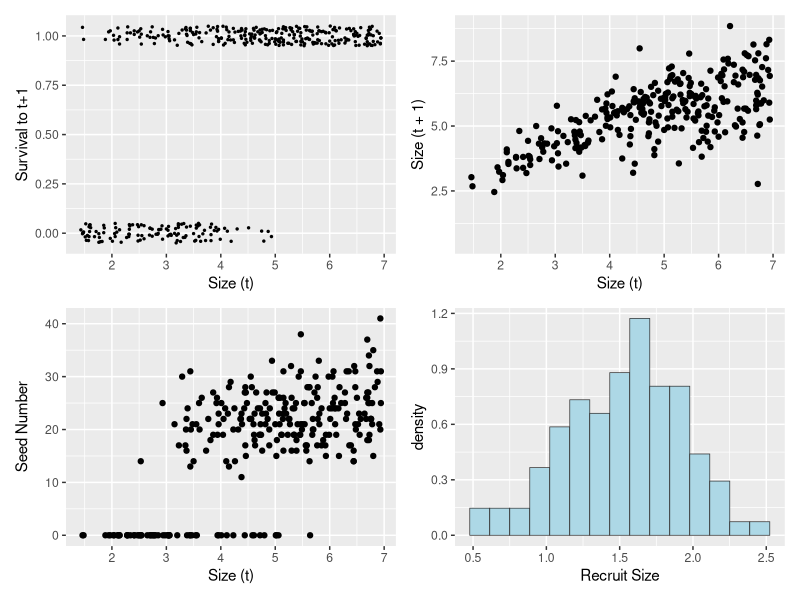
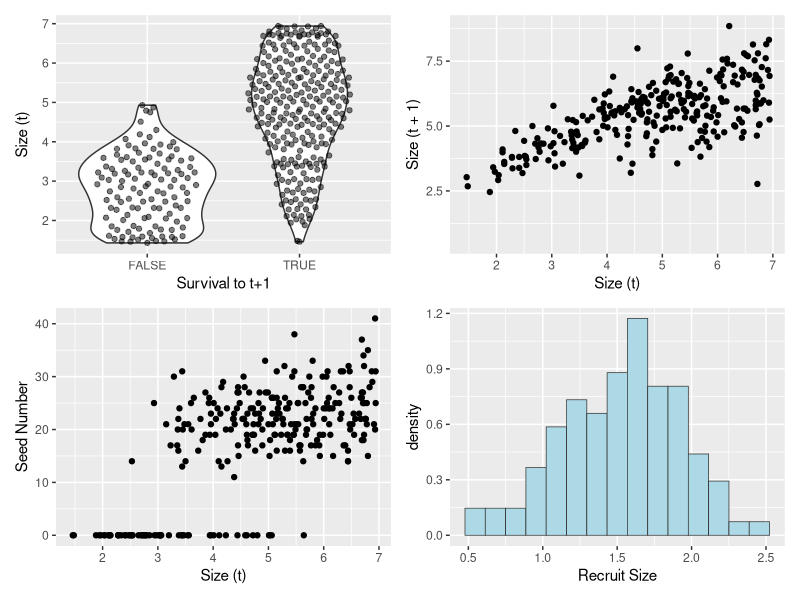
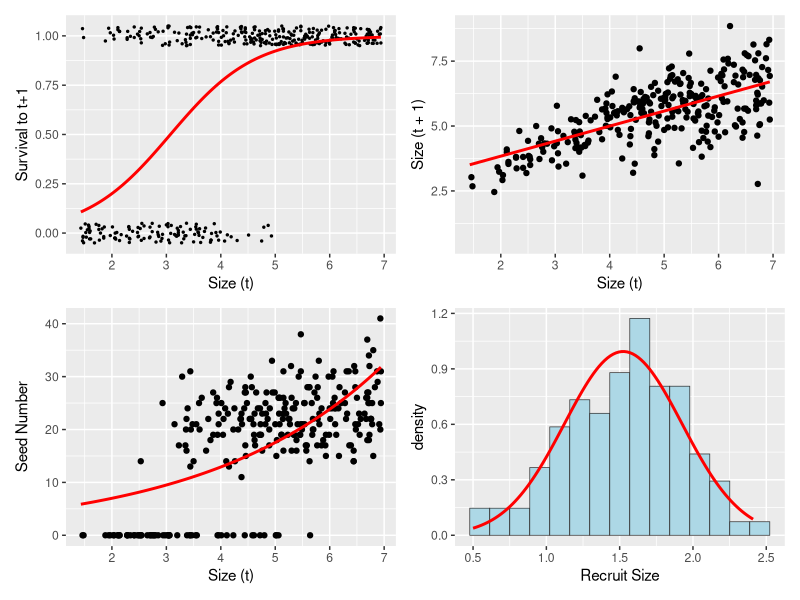
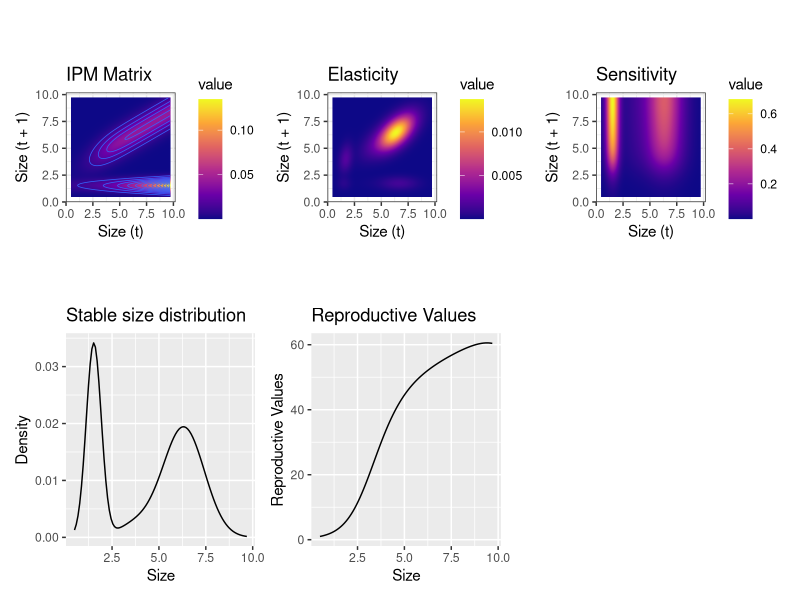
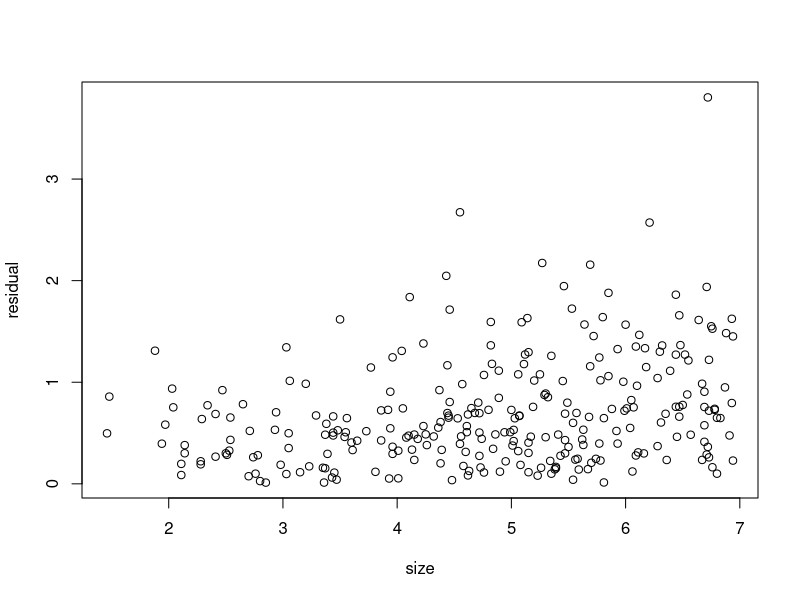
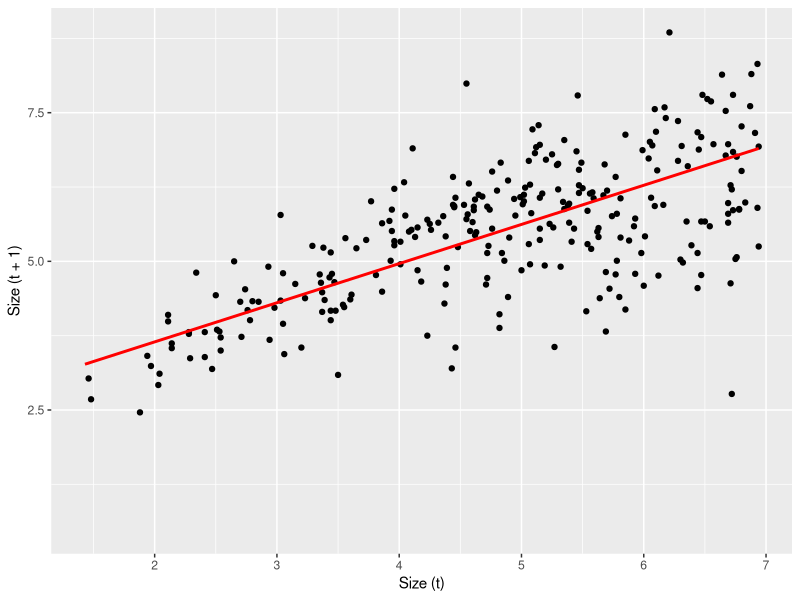
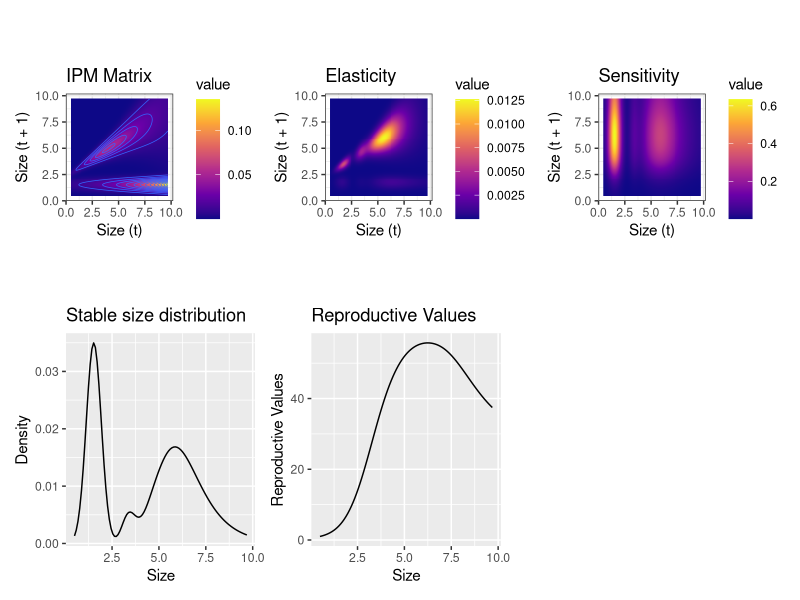
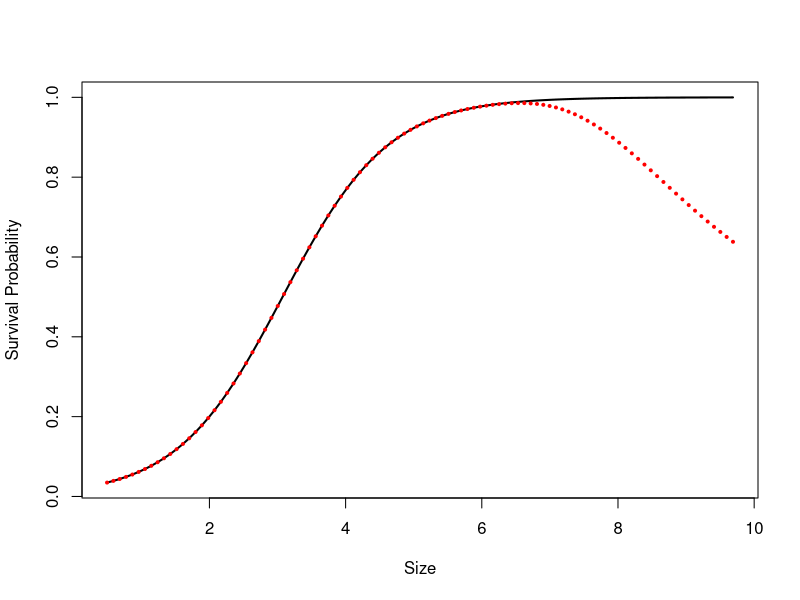

The R source for these figures, in order:
## ---- chunk 1
knitr::opts_chunk$set(echo = TRUE)
## ---- chunk 2
library(tidyverse)
library(patchwork)
library(GGally)
library(ggbeeswarm)
library(magrittr)
library(nlme)
## ---- chunk 3
d <- read.csv("../input/Intro_to_IPMs_Exercises_Data.csv")
head(d)
tail(d)
## ---- chunk 4

p1 <- d %>%  filter(!is.na(surv)) %>%
  ggplot(aes(x=size, y = surv)) +
  geom_point(position=position_jitter(width=0, height = .05), size = .5) +
  labs(y = "Survival to t+1", x = "Size (t)")

p1.alt <- d %>% 
  filter(!is.na(surv)) %>%
  ggplot(aes(as.logical(surv), size)) +
  geom_violin() +
  geom_quasirandom(bandwidth = 1, width = .35, alpha=.5) +
  labs(x = "Survival to t+1", y = "Size (t)")

p2 <- d %>%
  ggplot(aes(x=size, y=sizeNext)) +
  geom_point() +
  labs(x = "Size (t)", y = "Size (t + 1)")

p3 <- d %>%
  ggplot(aes(x=size, y = fec.seed)) +
  geom_point() +
  labs(x = "Size (t)", y = "Seed Number")

p4 <- d %>%
  filter(is.na(size)) %>%
  ggplot(aes(x=sizeNext)) +
  geom_histogram(aes(y=after_stat(density)), bins=15, fill = "lightblue", color="grey20", lwd=.25) + 
  xlab("Recruit Size")

(p1 + p2) / (p3 + p4)

(p1.alt + p2) / (p3 + p4)

## ---- chunk 5
params=data.frame(
  surv.int=NA, # Intercept from logistic regression of survival
  surv.slope=NA, # Slope from logistic regression of survival
  growth.int=NA, # Intercept from linear regression of growth
  growth.slope=NA, # Slope from linear regression of growth
  growth.sd=NA, # Residual sd from the linear regression of growth
  seed.int=NA, # Intercept from Poisson regression of seed number
  seed.slope=NA, # Slope from Poisson regression of seed number
  recruit.size.mean=NA, # Mean recruit size
  recruit.size.sd=NA, # Standard deviation of recruit size
  establishment.prob=NA # Probability of establishment
)
## ---- chunk 6
surv.reg=glm(surv~size,data=d,family=binomial())
summary(surv.reg)

params$surv.int=coefficients(surv.reg)[1]
params$surv.slope=coefficients(surv.reg)[2]
## ---- chunk 7
growth.reg=lm(sizeNext~size,data=d)
summary(growth.reg)

params$growth.int=coefficients(growth.reg)[1]
params$growth.slope=coefficients(growth.reg)[2]
params$growth.sd=sd(resid(growth.reg))
## ---- chunk 8
seed.reg=glm(fec.seed~size,data=d,family=poisson())
summary(seed.reg)
params$seed.int=coefficients(seed.reg)[1]
params$seed.slope=coefficients(seed.reg)[2]
## ---- chunk 9
params$recruit.size.mean=mean(d$sizeNext[is.na(d$size)])
params$recruit.size.sd=sd(d$sizeNext[is.na(d$size)])
## ---- chunk 10
params$establishment.prob=sum(is.na(d$size))/sum(d$fec.seed,na.rm=TRUE)
## ---- chunk 11
p1.fit <- p1 + geom_function(fun = ~ predict(surv.reg,
                                             data.frame(size=.x), 
                                             type = "response"),
                             color = "red", lwd=1)

p2.fit <- p2  + geom_function(fun = ~ predict(growth.reg,
                                              data.frame(size=.x)),
                              color = "red", lwd = 1)

p3.fit <- p3 + geom_function(fun = ~ predict(seed.reg,
                                             data.frame(size=.x),
                                             type="response"),
                             color = "red",lwd=1)

p4.fit <- p4 + geom_function(fun = ~ dnorm(.x,params$recruit.size.mean,params$recruit.size.sd),
                             color = "red", lwd=1)

(p1.fit + p2.fit) / (p3.fit + p4.fit)

## ---- chunk 12
# 1. survival probability function
## JM.  I think this is the inverse logit function
s.x=function(x,params) {
  u=exp(params$surv.int+params$surv.slope*x)
  return(u/(1+u))
}

# 2. growth function
## JM.  return a probablity distribution of new sizes at t+1 (xp) at a given size x.  
g.yx=function(xp,x,params) {
  dnorm(xp,mean=params$growth.int+params$growth.slope*x,sd=params$growth.sd)
}

# 3. reproduction function
f.yx=function(xp,x,params) {
  params$establishment.prob*
    dnorm(xp,mean=params$recruit.size.mean,sd=params$recruit.size.sd)*
    exp(params$seed.int+params$seed.slope*x) # why exp()?
}
## ---- chunk 13
# the sizes we are integrating over
min.size=.9*min(c(d$size,d$sizeNext),na.rm=T)
max.size=1.1*max(c(d$size,d$sizeNext),na.rm=T)

n=100 # number of cells in the matrix

b=min.size+c(0:n)*(max.size-min.size)/n # boundary points
y=0.5*(b[1:n]+b[2:(n+1)]) # mesh points
h=y[2]-y[1] # step size
## ---- chunk 14
x.test <- 1:5 %>% set_names(1:5)
y.test <- 11:15 %>% set_names(11:15)
outer(x.test, y.test, FUN = `+`)
## ---- chunk 15
G=h*outer(y,y,g.yx,params=params) # growth matrix
# OK for each value of y,y evaluate the growth function g.yx using params
# If I understand this correctly, the rows are x(t) and the columns are x(t+1)

S=s.x(y,params=params) # survival
F=h*outer(y,y,f.yx,params=params) # reproduction matrix
P=G # placeholder; redefine P on the next line
for(i in 1:n) P[,i]=G[,i]*S[i] # growth/survival matrix
K=P+F # full matrix
## ---- chunk 16
(lam <- Re(eigen(K)$values[1])) #dominant eigen value, lam = asympototic growth rate

w.eigen <- Re(eigen(K)$vectors[,1]) # right eigen vector, stable stage (e.g. size) distribution
stable.dist <- w.eigen/sum(w.eigen) # normalized it

v.eigen <- Re(eigen(t(K))$vectors[,1]) # left eigen vector, stable reproductive value
repro.val <- v.eigen/v.eigen[1] #I don't understand this normalization

# The eigen-things can be combined to obtain the sensitivity and elasticity matrices.
v.dot.w=sum(stable.dist*repro.val)*h
sens=outer(repro.val,stable.dist)/v.dot.w
elas=matrix(as.vector(sens)*as.vector(K)/lam,nrow=n)
## ---- chunk 17

pl11 <- K %>% as_tibble() %>%
  set_colnames(y) %>% 
  mutate(size.t1=y) %>%
  pivot_longer(-size.t1, names_to = "size.t", names_transform = as.numeric) %>%
  ggplot(aes(x=size.t, y = size.t1)) +
  geom_raster(aes(fill = value)) +
  geom_contour(aes(z = value),lwd=.25) +
  scale_fill_viridis_c(option = "plasma") +
  labs(x = "Size (t)", y = "Size (t + 1)", title = "IPM Matrix") +
  coord_equal() +
  theme_bw()

pl12 <- tibble(Size = y, Density = stable.dist) %>% 
  ggplot(aes(x=Size, y = Density)) +
  geom_line() +
  labs(x = "Size", y = "Density", title = "Stable size distribution")

pl13 <- tibble(Size = y, repro.val) %>%
  ggplot(aes(x=Size, y = repro.val)) +
  geom_line() +
  labs(y = "Reproductive Values", title = "Reproductive Values")

pl14 <- elas %>% as_tibble() %>%
  set_colnames(y) %>% 
  mutate(size.t1=y) %>%
  pivot_longer(-size.t1, names_to = "size.t", names_transform = as.numeric) %>%
  ggplot(aes(x=size.t, y = size.t1)) +
  geom_raster(aes(fill = value)) +
  scale_fill_viridis_c(option = "plasma") +
  labs(x = "Size (t)", y = "Size (t + 1)", title = "Elasticity") +
  coord_equal() +
  theme_bw()

pl15 <- sens %>% as_tibble() %>%
  set_colnames(y) %>% 
  mutate(size.t1=y) %>%
  pivot_longer(-size.t1, names_to = "size.t", names_transform = as.numeric) %>%
  ggplot(aes(x=size.t, y = size.t1)) +
  geom_raster(aes(fill = value)) +
  scale_fill_viridis_c(option = "plasma") +
  labs(x = "Size (t)", y = "Size (t + 1)", title = "Sensitivity") +
  coord_equal() +
  theme_bw()

(pl11 + pl14 + pl15)  / (pl12 + pl13 + plot_spacer()) 
## ---- chunk 18
plot(growth.reg$model$size,abs(resid(growth.reg)),
     xlab="size",ylab="residual")
## ---- chunk 19
growth.reg=gls(sizeNext ~ size, weights = varExp(), na.action = na.omit, data = d)
summary(growth.reg)
## ---- chunk 20
p2  + geom_function(fun = ~ predict(growth.reg,
                                    data.frame(size=.x)),
                    color = "red", lwd = 1)
## ---- chunk 21
params$growth.int=coefficients(growth.reg)[1]
params$growth.slope=coefficients(growth.reg)[2]
params$growth.sigma2=summary(growth.reg)$sigma^2
params$growth.sigma2.exp=as.numeric(growth.reg$modelStruct$varStruct)

g.yx=function(xp,x,params) {
  dnorm(xp,mean=params$growth.int+params$growth.slope*x,
        sd=sqrt(params$growth.sigma2*exp(2*params$growth.sigma2.exp*x)))
}
## ---- chunk 22
G=h*outer(y,y,g.yx,params=params) # growth matrix
# OK for each value of y,y evaluate the growth function g.yx using params
# If I understand this correctly, the rows are x(t) and the columns are x(t+1)

S=s.x(y,params=params) # survival
F=h*outer(y,y,f.yx,params=params) # reproduction matrix
P=G # placeholder; redefine P on the next line
for(i in 1:n) P[,i]=G[,i]*S[i] # growth/survival matrix
K=P+F # full matrix
## ---- chunk 23
(lam <- Re(eigen(K)$values[1])) #dominant eigen value, lam = asympototic growth rate

w.eigen <- Re(eigen(K)$vectors[,1]) # right eigen vector, stable stage (e.g. size) distribution
stable.dist <- w.eigen/sum(w.eigen) # normalized it

v.eigen <- Re(eigen(t(K))$vectors[,1]) # left eigen vector, stable reproductive value
repro.val <- v.eigen/v.eigen[1] #I don't understand this normalization

# The eigen-things can be combined to obtain the sensitivity and elasticity matrices.
v.dot.w=sum(stable.dist*repro.val)*h
sens=outer(repro.val,stable.dist)/v.dot.w
elas=matrix(as.vector(sens)*as.vector(K)/lam,nrow=n)
## ---- chunk 24

pl11 <- K %>% as_tibble() %>%
  set_colnames(y) %>% 
  mutate(size.t1=y) %>%
  pivot_longer(-size.t1, names_to = "size.t", names_transform = as.numeric) %>%
  ggplot(aes(x=size.t, y = size.t1)) +
  geom_raster(aes(fill = value)) +
  geom_contour(aes(z = value),lwd=.25) +
  scale_fill_viridis_c(option = "plasma") +
  labs(x = "Size (t)", y = "Size (t + 1)", title = "IPM Matrix") +
  coord_equal() +
  theme_bw()

pl12 <- tibble(Size = y, Density = stable.dist) %>% 
  ggplot(aes(x=Size, y = Density)) +
  geom_line() +
  labs(x = "Size", y = "Density", title = "Stable size distribution")

pl13 <- tibble(Size = y, repro.val) %>%
  ggplot(aes(x=Size, y = repro.val)) +
  geom_line() +
  labs(y = "Reproductive Values", title = "Reproductive Values")

pl14 <- elas %>% as_tibble() %>%
  set_colnames(y) %>% 
  mutate(size.t1=y) %>%
  pivot_longer(-size.t1, names_to = "size.t", names_transform = as.numeric) %>%
  ggplot(aes(x=size.t, y = size.t1)) +
  geom_raster(aes(fill = value)) +
  scale_fill_viridis_c(option = "plasma") +
  labs(x = "Size (t)", y = "Size (t + 1)", title = "Elasticity") +
  coord_equal() +
  theme_bw()

pl15 <- sens %>% as_tibble() %>%
  set_colnames(y) %>% 
  mutate(size.t1=y) %>%
  pivot_longer(-size.t1, names_to = "size.t", names_transform = as.numeric) %>%
  ggplot(aes(x=size.t, y = size.t1)) +
  geom_raster(aes(fill = value)) +
  scale_fill_viridis_c(option = "plasma") +
  labs(x = "Size (t)", y = "Size (t + 1)", title = "Sensitivity") +
  coord_equal() +
  theme_bw()

(pl11 + pl14 + pl15)  / (pl12 + pl13 + plot_spacer()) 
## ---- chunk 25
plot(y,s.x(y,params),xlab="Size",type="l", ylab="Survival Probability",lwd=2)
points(y,apply(P,2,sum),col="red",lwd=3,cex=.1,pch=19)
## ---- chunk 26
G=h*outer(y,y,g.yx,params=params) # growth matrix
S=s.x(y,params=params)
P=G
# fix eviction of offspring
for(i in 1:(n/2)) {
  G[1,i]<-G[1,i]+1-sum(G[,i])
  P[,i]<-G[,i]*S[i]
}
# fix eviction of large adults
for(i in (n/2+1):n) {
  G[n,i]<-G[n,i]+1-sum(G[,i])
  P[,i]<-G[,i]*S[i]
}
F=h*outer(y,y,f.yx,params=params) # reproduction matrix
K=P+F # full matrix
(lam=Re(eigen(K)$values[1])) # new population growth rate
## ---- chunk 27
plot(y,s.x(y,params),xlab="Size",type="l", ylab="Survival Probability",lwd=2)
points(y,apply(P,2,sum),col="red",lwd=3,cex=.1,pch=19)
## ---- chunk 28
growth.reg=gls(sizeNext~size+I(size^2),weights=varExp(), na.action=na.omit, data=d)
summary(growth.reg) 
## ---- chunk 29
params$growth.int=coefficients(growth.reg)[1]
params$growth.slope=coefficients(growth.reg)[2]
params$growth.sqrd=coefficients(growth.reg)[3]
params$growth.sigma2=summary(growth.reg)$sigma^2
params$growth.sigma2.exp=as.numeric(growth.reg$modelStruct$varStruct)
g.yx=function(xp,x,params) {
  dnorm(xp,
        mean=params$growth.int+params$growth.slope*x+params$growth.sqrd*x^2,
        sd=sqrt(params$growth.sigma2*exp(2*params$growth.sigma2.exp*x)))
}

G=h*outer(y,y,g.yx,params=params) # growth matrix
S=s.x(y,params=params) # survival
P=G # placeholder; redefine P on the next line
# fix eviction of offspring
for(i in 1:(n/2)) {
  G[1,i]<-G[1,i]+1-sum(G[,i])
  P[,i]<-G[,i]*S[i]
}
# fix eviction of large adults
for(i in (n/2+1):n) {
  G[n,i]<-G[n,i]+1-sum(G[,i])
  P[,i]<-G[,i]*S[i]
}
F=h*outer(y,y,f.yx,params=params) # reproduction matrix
K=P+F # full matrix
(lam=Re(eigen(K)$values[1])) # new population growth rate
w.eigen=Re(eigen(K)$vectors[,1])
stable.dist=w.eigen/sum(w.eigen)
v.eigen=Re(eigen(t(K))$vectors[,1])
repro.val=v.eigen/v.eigen[1]
v.dot.w=sum(stable.dist*repro.val)*h
sens=outer(repro.val,stable.dist)/v.dot.w
elas=matrix(as.vector(sens)*as.vector(K)/lam,nrow=n)
## ---- chunk 30

pl11 <- K %>% as_tibble() %>%
  set_colnames(y) %>% 
  mutate(size.t1=y) %>%
  pivot_longer(-size.t1, names_to = "size.t", names_transform = as.numeric) %>%
  ggplot(aes(x=size.t, y = size.t1)) +
  geom_raster(aes(fill = value)) +
  geom_contour(aes(z = value),lwd=.25) +
  scale_fill_viridis_c(option = "plasma") +
  labs(x = "Size (t)", y = "Size (t + 1)", title = "IPM Matrix") +
  coord_equal() +
  theme_bw()

pl12 <- tibble(Size = y, Density = stable.dist) %>% 
  ggplot(aes(x=Size, y = Density)) +
  geom_line() +
  labs(x = "Size", y = "Density", title = "Stable size distribution")

pl13 <- tibble(Size = y, repro.val) %>%
  ggplot(aes(x=Size, y = repro.val)) +
  geom_line() +
  labs(y = "Reproductive Values", title = "Reproductive Values")

pl14 <- elas %>% as_tibble() %>%
  set_colnames(y) %>% 
  mutate(size.t1=y) %>%
  pivot_longer(-size.t1, names_to = "size.t", names_transform = as.numeric) %>%
  ggplot(aes(x=size.t, y = size.t1)) +
  geom_raster(aes(fill = value)) +
  scale_fill_viridis_c(option = "plasma") +
  labs(x = "Size (t)", y = "Size (t + 1)", title = "Elasticity") +
  coord_equal() +
  theme_bw()

pl15 <- sens %>% as_tibble() %>%
  set_colnames(y) %>% 
  mutate(size.t1=y) %>%
  pivot_longer(-size.t1, names_to = "size.t", names_transform = as.numeric) %>%
  ggplot(aes(x=size.t, y = size.t1)) +
  geom_raster(aes(fill = value)) +
  scale_fill_viridis_c(option = "plasma") +
  labs(x = "Size (t)", y = "Size (t + 1)", title = "Sensitivity") +
  coord_equal() +
  theme_bw()

(pl11 + pl14 + pl15)  / (pl12 + pl13 + plot_spacer()) 
## ---- chunk 31
# flowering probability function

p.flower.x=function(x,params) {
  u=exp(params$flower.int+params$flower.slope*x)
  return(u/(1+u))
}

# Modified reproduction function
f.yx=function(xp,x,params) {
  p.flower.x(x,params) * 
    params$establishment.prob * 
    dnorm(xp,mean=params$recruit.size.mean,sd=params$recruit.size.sd) * 
    exp(params$seed.int+params$seed.slope*x)
}

# Fit the flowering regression model
flower.reg=glm(fec.flower~size,data=d,family=binomial())
summary(flower.reg)

# Get the flowering parameters

params$flower.int=coefficients(flower.reg)[1]
params$flower.slope=coefficients(flower.reg)[2]

## ---- chunk 32
seed.reg=glm(fec.seed~size,data=d[d$fec.flower==1,],family=poisson())
summary(seed.reg)

params$seed.int=coefficients(seed.reg)[1]
params$seed.slope=coefficients(seed.reg)[2]
## ---- chunk 33
G=h*outer(y,y,g.yx,params=params) # growth matrix
S=s.x(y,params=params) # survival
P=G # placeholder; redefine P on the next line
# fix eviction of offspring
for(i in 1:(n/2)) {
  G[1,i]<-G[1,i]+1-sum(G[,i])
  P[,i]<-G[,i]*S[i]
}
# fix eviction of large adults
for(i in (n/2+1):n) {
  G[n,i]<-G[n,i]+1-sum(G[,i])
  P[,i]<-G[,i]*S[i]
}
# for(i in 1:n) P[,i]=G[,i]*S[i] # growth/survival matrix

F=h*outer(y,y,f.yx,params=params) # reproduction matrix

K=P+F # full matrix
(lam=Re(eigen(K)$values[1])) # new population growth rate
w.eigen=Re(eigen(K)$vectors[,1])
stable.dist=w.eigen/sum(w.eigen)
v.eigen=Re(eigen(t(K))$vectors[,1])
repro.val=v.eigen/v.eigen[1]
v.dot.w=sum(stable.dist*repro.val)*h
sens=outer(repro.val,stable.dist)/v.dot.w
elas=matrix(as.vector(sens)*as.vector(K)/lam,nrow=n)
## ---- chunk 34

pl11 <- K %>% as_tibble() %>%
  set_colnames(y) %>% 
  mutate(size.t1=y) %>%
  pivot_longer(-size.t1, names_to = "size.t", names_transform = as.numeric) %>%
  ggplot(aes(x=size.t, y = size.t1)) +
  geom_raster(aes(fill = value)) +
  geom_contour(aes(z = value),lwd=.25) +
  scale_fill_viridis_c(option = "plasma") +
  labs(x = "Size (t)", y = "Size (t + 1)", title = "IPM Matrix") +
  coord_equal() +
  theme_bw()

pl12 <- tibble(Size = y, Density = stable.dist) %>% 
  ggplot(aes(x=Size, y = Density)) +
  geom_line() +
  labs(x = "Size", y = "Density", title = "Stable size distribution")

pl13 <- tibble(Size = y, repro.val) %>%
  ggplot(aes(x=Size, y = repro.val)) +
  geom_line() +
  labs(y = "Reproductive Values", title = "Reproductive Values")

pl14 <- elas %>% as_tibble() %>%
  set_colnames(y) %>% 
  mutate(size.t1=y) %>%
  pivot_longer(-size.t1, names_to = "size.t", names_transform = as.numeric) %>%
  ggplot(aes(x=size.t, y = size.t1)) +
  geom_raster(aes(fill = value)) +
  scale_fill_viridis_c(option = "plasma") +
  labs(x = "Size (t)", y = "Size (t + 1)", title = "Elasticity") +
  coord_equal() +
  theme_bw()

pl15 <- sens %>% as_tibble() %>%
  set_colnames(y) %>% 
  mutate(size.t1=y) %>%
  pivot_longer(-size.t1, names_to = "size.t", names_transform = as.numeric) %>%
  ggplot(aes(x=size.t, y = size.t1)) +
  geom_raster(aes(fill = value)) +
  scale_fill_viridis_c(option = "plasma") +
  labs(x = "Size (t)", y = "Size (t + 1)", title = "Sensitivity") +
  coord_equal() +
  theme_bw()

p16 <- tibble(size=y) %>%
  mutate(flowering.probability = predict(flower.reg, newdata = ., type = "response")) %>%
  ggplot(aes(x=size, y = flowering.probability)) +
  geom_line() +
  labs(x="Size (t)", y = "Flowering probability")

(pl11 + pl14 + pl15)  / (pl12 + pl13 + p16) 
